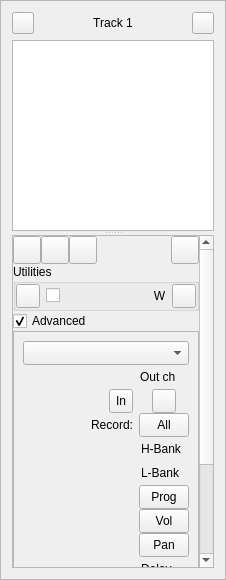
<?xml version="1.0" encoding="UTF-8"?>
<ui version="4.0">
 <class>MidiTrackInfoBase</class>
 <widget class="QFrame" name="MidiTrackInfoBase">
  <property name="geometry">
   <rect>
    <x>0</x>
    <y>0</y>
    <width>226</width>
    <height>580</height>
   </rect>
  </property>
  <property name="sizePolicy">
   <sizepolicy hsizetype="Expanding" vsizetype="Expanding">
    <horstretch>3</horstretch>
    <verstretch>3</verstretch>
   </sizepolicy>
  </property>
  <property name="minimumSize">
   <size>
    <width>20</width>
    <height>24</height>
   </size>
  </property>
  <property name="windowTitle">
   <string>OOMidi: TrackInfo</string>
  </property>
  <property name="frameShape">
   <enum>QFrame::StyledPanel</enum>
  </property>
  <property name="frameShadow">
   <enum>QFrame::Raised</enum>
  </property>
  <layout class="QVBoxLayout" name="verticalLayout_7">
   <item>
    <layout class="QHBoxLayout" name="horizontalLayout_7">
     <property name="topMargin">
      <number>0</number>
     </property>
     <item>
      <widget class="QPushButton" name="btnPrev">
       <property name="maximumSize">
        <size>
         <width>22</width>
         <height>22</height>
        </size>
       </property>
       <property name="text">
        <string/>
       </property>
      </widget>
     </item>
     <item>
      <widget class="QLabel" name="trackNameLabel">
       <property name="sizePolicy">
        <sizepolicy hsizetype="Ignored" vsizetype="Minimum">
         <horstretch>0</horstretch>
         <verstretch>0</verstretch>
        </sizepolicy>
       </property>
       <property name="text">
        <string>Track 1</string>
       </property>
       <property name="alignment">
        <set>Qt::AlignCenter</set>
       </property>
       <property name="wordWrap">
        <bool>true</bool>
       </property>
      </widget>
     </item>
     <item>
      <widget class="QPushButton" name="btnNext">
       <property name="maximumSize">
        <size>
         <width>22</width>
         <height>22</height>
        </size>
       </property>
       <property name="text">
        <string/>
       </property>
      </widget>
     </item>
    </layout>
   </item>
   <item>
    <widget class="QSplitter" name="splitter">
     <property name="orientation">
      <enum>Qt::Vertical</enum>
     </property>
     <widget class="QWidget" name="widget" native="true">
      <layout class="QVBoxLayout" name="verticalLayout_6">
       <property name="spacing">
        <number>3</number>
       </property>
       <property name="margin">
        <number>0</number>
       </property>
       <item>
        <widget class="QTreeView" name="patchList">
         <property name="minimumSize">
          <size>
           <width>150</width>
           <height>150</height>
          </size>
         </property>
         <property name="focusPolicy">
          <enum>Qt::WheelFocus</enum>
         </property>
         <property name="editTriggers">
          <set>QAbstractItemView::NoEditTriggers</set>
         </property>
         <property name="tabKeyNavigation">
          <bool>true</bool>
         </property>
         <property name="alternatingRowColors">
          <bool>true</bool>
         </property>
         <property name="iconSize">
          <size>
           <width>16</width>
           <height>16</height>
          </size>
         </property>
         <property name="textElideMode">
          <enum>Qt::ElideNone</enum>
         </property>
         <property name="verticalScrollMode">
          <enum>QAbstractItemView::ScrollPerPixel</enum>
         </property>
         <property name="sortingEnabled">
          <bool>false</bool>
         </property>
         <property name="animated">
          <bool>true</bool>
         </property>
        </widget>
       </item>
      </layout>
     </widget>
     <widget class="QScrollArea" name="scrollArea">
      <property name="widgetResizable">
       <bool>true</bool>
      </property>
      <widget class="QWidget" name="patchSeqContents">
       <property name="geometry">
        <rect>
         <x>0</x>
         <y>0</y>
         <width>188</width>
         <height>522</height>
        </rect>
       </property>
       <layout class="QVBoxLayout" name="verticalLayout_5">
        <property name="spacing">
         <number>0</number>
        </property>
        <property name="margin">
         <number>0</number>
        </property>
        <item>
         <layout class="QVBoxLayout" name="verticalLayout_2">
          <property name="sizeConstraint">
           <enum>QLayout::SetMinAndMaxSize</enum>
          </property>
          <property name="topMargin">
           <number>0</number>
          </property>
          <item>
           <layout class="QVBoxLayout" name="tableBox">
            <property name="topMargin">
             <number>0</number>
            </property>
            <property name="rightMargin">
             <number>0</number>
            </property>
           </layout>
          </item>
          <item>
           <layout class="QHBoxLayout" name="matrixActions">
            <property name="topMargin">
             <number>0</number>
            </property>
            <item>
             <widget class="QPushButton" name="btnUp">
              <property name="sizePolicy">
               <sizepolicy hsizetype="Fixed" vsizetype="Fixed">
                <horstretch>0</horstretch>
                <verstretch>0</verstretch>
               </sizepolicy>
              </property>
              <property name="minimumSize">
               <size>
                <width>28</width>
                <height>28</height>
               </size>
              </property>
              <property name="maximumSize">
               <size>
                <width>28</width>
                <height>28</height>
               </size>
              </property>
              <property name="focusPolicy">
               <enum>Qt::NoFocus</enum>
              </property>
              <property name="text">
               <string/>
              </property>
             </widget>
            </item>
            <item>
             <widget class="QPushButton" name="btnDown">
              <property name="sizePolicy">
               <sizepolicy hsizetype="Fixed" vsizetype="Fixed">
                <horstretch>0</horstretch>
                <verstretch>0</verstretch>
               </sizepolicy>
              </property>
              <property name="minimumSize">
               <size>
                <width>28</width>
                <height>28</height>
               </size>
              </property>
              <property name="maximumSize">
               <size>
                <width>28</width>
                <height>28</height>
               </size>
              </property>
              <property name="focusPolicy">
               <enum>Qt::NoFocus</enum>
              </property>
              <property name="text">
               <string/>
              </property>
             </widget>
            </item>
            <item>
             <widget class="QPushButton" name="btnCopy">
              <property name="sizePolicy">
               <sizepolicy hsizetype="Fixed" vsizetype="Fixed">
                <horstretch>0</horstretch>
                <verstretch>0</verstretch>
               </sizepolicy>
              </property>
              <property name="minimumSize">
               <size>
                <width>28</width>
                <height>28</height>
               </size>
              </property>
              <property name="maximumSize">
               <size>
                <width>28</width>
                <height>28</height>
               </size>
              </property>
              <property name="focusPolicy">
               <enum>Qt::NoFocus</enum>
              </property>
              <property name="text">
               <string/>
              </property>
              <property name="iconSize">
               <size>
                <width>22</width>
                <height>22</height>
               </size>
              </property>
             </widget>
            </item>
            <item>
             <spacer name="horizontalSpacer_2">
              <property name="orientation">
               <enum>Qt::Horizontal</enum>
              </property>
              <property name="sizeType">
               <enum>QSizePolicy::MinimumExpanding</enum>
              </property>
              <property name="sizeHint" stdset="0">
               <size>
                <width>1</width>
                <height>20</height>
               </size>
              </property>
             </spacer>
            </item>
            <item>
             <widget class="QPushButton" name="btnDelete">
              <property name="sizePolicy">
               <sizepolicy hsizetype="Fixed" vsizetype="Fixed">
                <horstretch>0</horstretch>
                <verstretch>0</verstretch>
               </sizepolicy>
              </property>
              <property name="minimumSize">
               <size>
                <width>28</width>
                <height>28</height>
               </size>
              </property>
              <property name="maximumSize">
               <size>
                <width>28</width>
                <height>28</height>
               </size>
              </property>
              <property name="focusPolicy">
               <enum>Qt::NoFocus</enum>
              </property>
              <property name="text">
               <string/>
              </property>
             </widget>
            </item>
           </layout>
          </item>
          <item>
           <widget class="QGroupBox" name="groupBox">
            <property name="title">
             <string>Utilities</string>
            </property>
            <layout class="QVBoxLayout" name="verticalLayout_4">
             <property name="spacing">
              <number>-1</number>
             </property>
             <property name="margin">
              <number>0</number>
             </property>
             <item>
              <layout class="QVBoxLayout" name="controlsBox">
               <property name="spacing">
                <number>2</number>
               </property>
              </layout>
             </item>
             <item>
              <layout class="QHBoxLayout" name="horizontalLayout_6">
               <property name="topMargin">
                <number>0</number>
               </property>
               <item>
                <widget class="QPushButton" name="btnTranspose">
                 <property name="minimumSize">
                  <size>
                   <width>24</width>
                   <height>24</height>
                  </size>
                 </property>
                 <property name="maximumSize">
                  <size>
                   <width>24</width>
                   <height>24</height>
                  </size>
                 </property>
                 <property name="focusPolicy">
                  <enum>Qt::NoFocus</enum>
                 </property>
                 <property name="toolTip">
                  <string>Toggle on/off transpose globally for all parts in this PianoRoll instance</string>
                 </property>
                 <property name="text">
                  <string/>
                 </property>
                 <property name="checkable">
                  <bool>true</bool>
                 </property>
                </widget>
               </item>
               <item>
                <widget class="QCheckBox" name="chkTranspose">
                 <property name="focusPolicy">
                  <enum>Qt::NoFocus</enum>
                 </property>
                 <property name="toolTip">
                  <string>Toggle transpose mode</string>
                 </property>
                 <property name="text">
                  <string/>
                 </property>
                </widget>
               </item>
               <item>
                <widget class="SpinBox" name="iTransp" native="true">
                 <property name="sizePolicy">
                  <sizepolicy hsizetype="Expanding" vsizetype="Fixed">
                   <horstretch>1</horstretch>
                   <verstretch>0</verstretch>
                  </sizepolicy>
                 </property>
                 <property name="minimumSize">
                  <size>
                   <width>0</width>
                   <height>24</height>
                  </size>
                 </property>
                 <property name="toolTip">
                  <string>Transpose position for the current track</string>
                 </property>
                 <property name="specialValueText" stdset="0">
                  <string>off</string>
                 </property>
                 <property name="maximum" stdset="0">
                  <number>127</number>
                 </property>
                 <property name="minimum" stdset="0">
                  <number>-127</number>
                 </property>
                 <property name="value" stdset="0">
                  <number>1</number>
                 </property>
                </widget>
               </item>
               <item>
                <widget class="QLabel" name="iChanDetectLabel">
                 <property name="sizePolicy">
                  <sizepolicy hsizetype="Expanding" vsizetype="Fixed">
                   <horstretch>0</horstretch>
                   <verstretch>0</verstretch>
                  </sizepolicy>
                 </property>
                 <property name="minimumSize">
                  <size>
                   <width>0</width>
                   <height>0</height>
                  </size>
                 </property>
                 <property name="maximumSize">
                  <size>
                   <width>24</width>
                   <height>24</height>
                  </size>
                 </property>
                 <property name="toolTip">
                  <string>Input detect</string>
                 </property>
                 <property name="whatsThis">
                  <string>Input detect indicator. Detects all note on-off, controller, aftertouch, 
                  program change, and pitchbend (but not sysex or realtime) events 
                  on the selected channels, on the selected midi ports.</string>
                 </property>
                 <property name="text">
                  <string>W</string>
                 </property>
                 <property name="alignment">
                  <set>Qt::AlignCenter</set>
                 </property>
                 <property name="wordWrap">
                  <bool>false</bool>
                 </property>
                </widget>
               </item>
               <item>
                <widget class="QPushButton" name="btnComments">
                 <property name="minimumSize">
                  <size>
                   <width>24</width>
                   <height>24</height>
                  </size>
                 </property>
                 <property name="maximumSize">
                  <size>
                   <width>24</width>
                   <height>24</height>
                  </size>
                 </property>
                 <property name="focusPolicy">
                  <enum>Qt::NoFocus</enum>
                 </property>
                 <property name="toolTip">
                  <string>Toggle on/off canvas comments</string>
                 </property>
                 <property name="text">
                  <string/>
                 </property>
                 <property name="checkable">
                  <bool>true</bool>
                 </property>
                </widget>
               </item>
              </layout>
             </item>
            </layout>
           </widget>
          </item>
          <item>
           <layout class="QHBoxLayout" name="horizontalLayout_3">
            <property name="topMargin">
             <number>0</number>
            </property>
            <item>
             <widget class="QCheckBox" name="chkAdvanced">
              <property name="cursor">
               <cursorShape>PointingHandCursor</cursorShape>
              </property>
              <property name="focusPolicy">
               <enum>Qt::NoFocus</enum>
              </property>
              <property name="text">
               <string>Advanced</string>
              </property>
              <property name="iconSize">
               <size>
                <width>16</width>
                <height>16</height>
               </size>
              </property>
              <property name="checked">
               <bool>true</bool>
              </property>
             </widget>
            </item>
            <item>
             <spacer name="horizontalSpacer">
              <property name="orientation">
               <enum>Qt::Horizontal</enum>
              </property>
              <property name="sizeHint" stdset="0">
               <size>
                <width>40</width>
                <height>20</height>
               </size>
              </property>
             </spacer>
            </item>
           </layout>
          </item>
          <item>
           <widget class="QFrame" name="frame">
            <property name="sizePolicy">
             <sizepolicy hsizetype="Preferred" vsizetype="MinimumExpanding">
              <horstretch>1</horstretch>
              <verstretch>1</verstretch>
             </sizepolicy>
            </property>
            <property name="frameShape">
             <enum>QFrame::StyledPanel</enum>
            </property>
            <property name="frameShadow">
             <enum>QFrame::Raised</enum>
            </property>
            <layout class="QVBoxLayout" name="verticalLayout_3">
             <item>
              <layout class="QGridLayout" name="advGrid" rowstretch="0,0,0,0,0,0,0,0,0,0,0,0,0,0,0,0,0,0,0">
               <property name="sizeConstraint">
                <enum>QLayout::SetMinimumSize</enum>
               </property>
               <property name="verticalSpacing">
                <number>0</number>
               </property>
               <property name="topMargin">
                <number>0</number>
               </property>
               <item row="15" column="1">
                <widget class="SpinBox" name="iVerz" native="true">
                 <property name="sizePolicy">
                  <sizepolicy hsizetype="Expanding" vsizetype="Fixed">
                   <horstretch>1</horstretch>
                   <verstretch>0</verstretch>
                  </sizepolicy>
                 </property>
                 <property name="minimumSize">
                  <size>
                   <width>20</width>
                   <height>24</height>
                  </size>
                 </property>
                 <property name="specialValueText" stdset="0">
                  <string>off</string>
                 </property>
                 <property name="maximum" stdset="0">
                  <number>1000</number>
                 </property>
                 <property name="minimum" stdset="0">
                  <number>-1000</number>
                 </property>
                </widget>
               </item>
               <item row="15" column="2">
                <widget class="QLabel" name="TextLabel10">
                 <property name="sizePolicy">
                  <sizepolicy hsizetype="Minimum" vsizetype="Fixed">
                   <horstretch>0</horstretch>
                   <verstretch>0</verstretch>
                  </sizepolicy>
                 </property>
                 <property name="minimumSize">
                  <size>
                   <width>20</width>
                   <height>24</height>
                  </size>
                 </property>
                 <property name="text">
                  <string>Delay</string>
                 </property>
                 <property name="wordWrap">
                  <bool>false</bool>
                 </property>
                 <property name="indent">
                  <number>2</number>
                 </property>
                </widget>
               </item>
               <item row="16" column="1">
                <widget class="SpinBox" name="iLen" native="true">
                 <property name="sizePolicy">
                  <sizepolicy hsizetype="Expanding" vsizetype="Fixed">
                   <horstretch>1</horstretch>
                   <verstretch>0</verstretch>
                  </sizepolicy>
                 </property>
                 <property name="minimumSize">
                  <size>
                   <width>20</width>
                   <height>24</height>
                  </size>
                 </property>
                 <property name="suffix" stdset="0">
                  <string>%</string>
                 </property>
                 <property name="maximum" stdset="0">
                  <number>200</number>
                 </property>
                 <property name="minimum" stdset="0">
                  <number>25</number>
                 </property>
                 <property name="value" stdset="0">
                  <number>100</number>
                 </property>
                </widget>
               </item>
               <item row="16" column="2">
                <widget class="QLabel" name="TextLabel11">
                 <property name="sizePolicy">
                  <sizepolicy hsizetype="Minimum" vsizetype="Fixed">
                   <horstretch>0</horstretch>
                   <verstretch>0</verstretch>
                  </sizepolicy>
                 </property>
                 <property name="minimumSize">
                  <size>
                   <width>20</width>
                   <height>24</height>
                  </size>
                 </property>
                 <property name="text">
                  <string>Length</string>
                 </property>
                 <property name="wordWrap">
                  <bool>false</bool>
                 </property>
                 <property name="indent">
                  <number>2</number>
                 </property>
                </widget>
               </item>
               <item row="17" column="1">
                <widget class="SpinBox" name="iKompr" native="true">
                 <property name="sizePolicy">
                  <sizepolicy hsizetype="Expanding" vsizetype="Fixed">
                   <horstretch>1</horstretch>
                   <verstretch>0</verstretch>
                  </sizepolicy>
                 </property>
                 <property name="minimumSize">
                  <size>
                   <width>20</width>
                   <height>24</height>
                  </size>
                 </property>
                 <property name="prefix" stdset="0">
                  <string/>
                 </property>
                 <property name="suffix" stdset="0">
                  <string>%</string>
                 </property>
                 <property name="maximum" stdset="0">
                  <number>200</number>
                 </property>
                 <property name="minimum" stdset="0">
                  <number>25</number>
                 </property>
                 <property name="value" stdset="0">
                  <number>100</number>
                 </property>
                </widget>
               </item>
               <item row="17" column="2">
                <widget class="QLabel" name="TextLabel13">
                 <property name="sizePolicy">
                  <sizepolicy hsizetype="Minimum" vsizetype="Fixed">
                   <horstretch>0</horstretch>
                   <verstretch>0</verstretch>
                  </sizepolicy>
                 </property>
                 <property name="minimumSize">
                  <size>
                   <width>50</width>
                   <height>24</height>
                  </size>
                 </property>
                 <property name="maximumSize">
                  <size>
                   <width>50</width>
                   <height>16777215</height>
                  </size>
                 </property>
                 <property name="text">
                  <string>Compr.</string>
                 </property>
                 <property name="wordWrap">
                  <bool>false</bool>
                 </property>
                 <property name="indent">
                  <number>2</number>
                 </property>
                </widget>
               </item>
               <item row="18" column="1">
                <widget class="SpinBox" name="iAnschl" native="true">
                 <property name="sizePolicy">
                  <sizepolicy hsizetype="Minimum" vsizetype="Fixed">
                   <horstretch>1</horstretch>
                   <verstretch>0</verstretch>
                  </sizepolicy>
                 </property>
                 <property name="minimumSize">
                  <size>
                   <width>20</width>
                   <height>24</height>
                  </size>
                 </property>
                 <property name="maximum" stdset="0">
                  <number>127</number>
                 </property>
                 <property name="minimum" stdset="0">
                  <number>-127</number>
                 </property>
                 <property name="value" stdset="0">
                  <number>0</number>
                 </property>
                </widget>
               </item>
               <item row="18" column="2">
                <widget class="QLabel" name="TextLabel12">
                 <property name="sizePolicy">
                  <sizepolicy hsizetype="Minimum" vsizetype="Fixed">
                   <horstretch>0</horstretch>
                   <verstretch>0</verstretch>
                  </sizepolicy>
                 </property>
                 <property name="minimumSize">
                  <size>
                   <width>20</width>
                   <height>24</height>
                  </size>
                 </property>
                 <property name="text">
                  <string>Velocity</string>
                 </property>
                 <property name="wordWrap">
                  <bool>false</bool>
                 </property>
                 <property name="indent">
                  <number>0</number>
                 </property>
                </widget>
               </item>
               <item row="11" column="1">
                <widget class="SpinBox" name="iPan" native="true">
                 <property name="sizePolicy">
                  <sizepolicy hsizetype="Minimum" vsizetype="Fixed">
                   <horstretch>0</horstretch>
                   <verstretch>0</verstretch>
                  </sizepolicy>
                 </property>
                 <property name="minimumSize">
                  <size>
                   <width>20</width>
                   <height>24</height>
                  </size>
                 </property>
                 <property name="toolTip">
                  <string>Change stereo position. Double-click on/off.</string>
                 </property>
                 <property name="whatsThis">
                  <string>Change stereo position. Double-click on/off.</string>
                 </property>
                 <property name="specialValueText" stdset="0">
                  <string>off</string>
                 </property>
                 <property name="maximum" stdset="0">
                  <number>63</number>
                 </property>
                 <property name="minimum" stdset="0">
                  <number>-65</number>
                 </property>
                 <property name="value" stdset="0">
                  <number>-65</number>
                 </property>
                </widget>
               </item>
               <item row="11" column="2">
                <widget class="QToolButton" name="panRecButton">
                 <property name="sizePolicy">
                  <sizepolicy hsizetype="Fixed" vsizetype="Fixed">
                   <horstretch>0</horstretch>
                   <verstretch>0</verstretch>
                  </sizepolicy>
                 </property>
                 <property name="minimumSize">
                  <size>
                   <width>50</width>
                   <height>24</height>
                  </size>
                 </property>
                 <property name="toolTip">
                  <string>Add pan setting to song</string>
                 </property>
                 <property name="text">
                  <string>Pan</string>
                 </property>
                </widget>
               </item>
               <item row="10" column="1">
                <widget class="SpinBox" name="iLautst" native="true">
                 <property name="sizePolicy">
                  <sizepolicy hsizetype="Minimum" vsizetype="Fixed">
                   <horstretch>0</horstretch>
                   <verstretch>0</verstretch>
                  </sizepolicy>
                 </property>
                 <property name="minimumSize">
                  <size>
                   <width>20</width>
                   <height>24</height>
                  </size>
                 </property>
                 <property name="toolTip">
                  <string>Volume. Double-click on/off.</string>
                 </property>
                 <property name="specialValueText" stdset="0">
                  <string>off</string>
                 </property>
                 <property name="maximum" stdset="0">
                  <number>127</number>
                 </property>
                 <property name="minimum" stdset="0">
                  <number>-1</number>
                 </property>
                 <property name="value" stdset="0">
                  <number>-1</number>
                 </property>
                </widget>
               </item>
               <item row="10" column="2">
                <widget class="QToolButton" name="volRecButton">
                 <property name="sizePolicy">
                  <sizepolicy hsizetype="Fixed" vsizetype="Fixed">
                   <horstretch>0</horstretch>
                   <verstretch>0</verstretch>
                  </sizepolicy>
                 </property>
                 <property name="minimumSize">
                  <size>
                   <width>50</width>
                   <height>24</height>
                  </size>
                 </property>
                 <property name="toolTip">
                  <string>Add vol setting to song</string>
                 </property>
                 <property name="text">
                  <string>Vol</string>
                 </property>
                </widget>
               </item>
               <item row="9" column="1">
                <widget class="SpinBox" name="iProgram" native="true">
                 <property name="sizePolicy">
                  <sizepolicy hsizetype="Minimum" vsizetype="Fixed">
                   <horstretch>0</horstretch>
                   <verstretch>0</verstretch>
                  </sizepolicy>
                 </property>
                 <property name="minimumSize">
                  <size>
                   <width>20</width>
                   <height>24</height>
                  </size>
                 </property>
                 <property name="toolTip">
                  <string>Program. Double-click on/off.</string>
                 </property>
                 <property name="specialValueText" stdset="0">
                  <string>off</string>
                 </property>
                 <property name="maximum" stdset="0">
                  <number>128</number>
                 </property>
                 <property name="minimum" stdset="0">
                  <number>0</number>
                 </property>
                 <property name="value" stdset="0">
                  <number>0</number>
                 </property>
                </widget>
               </item>
               <item row="9" column="2">
                <widget class="QToolButton" name="progRecButton">
                 <property name="sizePolicy">
                  <sizepolicy hsizetype="Fixed" vsizetype="Fixed">
                   <horstretch>0</horstretch>
                   <verstretch>0</verstretch>
                  </sizepolicy>
                 </property>
                 <property name="minimumSize">
                  <size>
                   <width>50</width>
                   <height>24</height>
                  </size>
                 </property>
                 <property name="toolTip">
                  <string>Add bank + prog settings to song</string>
                 </property>
                 <property name="text">
                  <string>Prog</string>
                 </property>
                </widget>
               </item>
               <item row="1" column="1" colspan="2">
                <widget class="QComboBox" name="iOutput">
                 <property name="sizePolicy">
                  <sizepolicy hsizetype="Ignored" vsizetype="Fixed">
                   <horstretch>0</horstretch>
                   <verstretch>0</verstretch>
                  </sizepolicy>
                 </property>
                 <property name="minimumSize">
                  <size>
                   <width>0</width>
                   <height>24</height>
                  </size>
                 </property>
                 <property name="toolTip">
                  <string>output port</string>
                 </property>
                </widget>
               </item>
               <item row="2" column="1">
                <widget class="SpinBox" name="iOutputChannel" native="true">
                 <property name="sizePolicy">
                  <sizepolicy hsizetype="Expanding" vsizetype="Fixed">
                   <horstretch>1</horstretch>
                   <verstretch>0</verstretch>
                  </sizepolicy>
                 </property>
                 <property name="minimumSize">
                  <size>
                   <width>20</width>
                   <height>24</height>
                  </size>
                 </property>
                 <property name="toolTip">
                  <string>output channel</string>
                 </property>
                 <property name="whatsThis">
                  <string>all midi events are sent to this output channel</string>
                 </property>
                 <property name="maximum" stdset="0">
                  <number>16</number>
                 </property>
                 <property name="minimum" stdset="0">
                  <number>1</number>
                 </property>
                </widget>
               </item>
               <item row="6" column="1">
                <layout class="QHBoxLayout" name="horizontalLayout_2">
                 <property name="topMargin">
                  <number>0</number>
                 </property>
                 <item>
                  <widget class="QLabel" name="textLabel1">
                   <property name="sizePolicy">
                    <sizepolicy hsizetype="Minimum" vsizetype="Fixed">
                     <horstretch>0</horstretch>
                     <verstretch>0</verstretch>
                    </sizepolicy>
                   </property>
                   <property name="minimumSize">
                    <size>
                     <width>20</width>
                     <height>24</height>
                    </size>
                   </property>
                   <property name="text">
                    <string>Record:</string>
                   </property>
                   <property name="alignment">
                    <set>Qt::AlignRight|Qt::AlignTrailing|Qt::AlignVCenter</set>
                   </property>
                   <property name="wordWrap">
                    <bool>false</bool>
                   </property>
                  </widget>
                 </item>
                </layout>
               </item>
               <item row="6" column="2">
                <widget class="QToolButton" name="recordButton">
                 <property name="sizePolicy">
                  <sizepolicy hsizetype="Fixed" vsizetype="Fixed">
                   <horstretch>0</horstretch>
                   <verstretch>0</verstretch>
                  </sizepolicy>
                 </property>
                 <property name="minimumSize">
                  <size>
                   <width>50</width>
                   <height>24</height>
                  </size>
                 </property>
                 <property name="toolTip">
                  <string>Add all settings to song</string>
                 </property>
                 <property name="text">
                  <string>All</string>
                 </property>
                </widget>
               </item>
               <item row="7" column="1">
                <widget class="SpinBox" name="iHBank" native="true">
                 <property name="sizePolicy">
                  <sizepolicy hsizetype="Minimum" vsizetype="Fixed">
                   <horstretch>0</horstretch>
                   <verstretch>0</verstretch>
                  </sizepolicy>
                 </property>
                 <property name="minimumSize">
                  <size>
                   <width>20</width>
                   <height>24</height>
                  </size>
                 </property>
                 <property name="toolTip">
                  <string>Bank Select MSB. Double-click on/off.</string>
                 </property>
                 <property name="specialValueText" stdset="0">
                  <string>off</string>
                 </property>
                 <property name="maximum" stdset="0">
                  <number>128</number>
                 </property>
                 <property name="minimum" stdset="0">
                  <number>0</number>
                 </property>
                 <property name="value" stdset="0">
                  <number>0</number>
                 </property>
                </widget>
               </item>
               <item row="7" column="2">
                <widget class="QLabel" name="TextLabel4">
                 <property name="sizePolicy">
                  <sizepolicy hsizetype="Minimum" vsizetype="Fixed">
                   <horstretch>0</horstretch>
                   <verstretch>0</verstretch>
                  </sizepolicy>
                 </property>
                 <property name="minimumSize">
                  <size>
                   <width>50</width>
                   <height>24</height>
                  </size>
                 </property>
                 <property name="maximumSize">
                  <size>
                   <width>50</width>
                   <height>16777215</height>
                  </size>
                 </property>
                 <property name="lineWidth">
                  <number>1</number>
                 </property>
                 <property name="text">
                  <string>H-Bank</string>
                 </property>
                 <property name="wordWrap">
                  <bool>false</bool>
                 </property>
                 <property name="margin">
                  <number>0</number>
                 </property>
                 <property name="indent">
                  <number>2</number>
                 </property>
                </widget>
               </item>
               <item row="8" column="1">
                <widget class="SpinBox" name="iLBank" native="true">
                 <property name="sizePolicy">
                  <sizepolicy hsizetype="Minimum" vsizetype="Fixed">
                   <horstretch>0</horstretch>
                   <verstretch>0</verstretch>
                  </sizepolicy>
                 </property>
                 <property name="minimumSize">
                  <size>
                   <width>20</width>
                   <height>24</height>
                  </size>
                 </property>
                 <property name="toolTip">
                  <string>Bank Select LSB. Double-click on/off.</string>
                 </property>
                 <property name="specialValueText" stdset="0">
                  <string>off</string>
                 </property>
                 <property name="maximum" stdset="0">
                  <number>128</number>
                 </property>
                 <property name="minimum" stdset="0">
                  <number>0</number>
                 </property>
                 <property name="value" stdset="0">
                  <number>0</number>
                 </property>
                </widget>
               </item>
               <item row="8" column="2">
                <widget class="QLabel" name="TextLabel5">
                 <property name="sizePolicy">
                  <sizepolicy hsizetype="Minimum" vsizetype="Fixed">
                   <horstretch>0</horstretch>
                   <verstretch>0</verstretch>
                  </sizepolicy>
                 </property>
                 <property name="minimumSize">
                  <size>
                   <width>50</width>
                   <height>24</height>
                  </size>
                 </property>
                 <property name="maximumSize">
                  <size>
                   <width>50</width>
                   <height>16777215</height>
                  </size>
                 </property>
                 <property name="lineWidth">
                  <number>1</number>
                 </property>
                 <property name="text">
                  <string>L-Bank</string>
                 </property>
                 <property name="wordWrap">
                  <bool>false</bool>
                 </property>
                 <property name="margin">
                  <number>0</number>
                 </property>
                 <property name="indent">
                  <number>2</number>
                 </property>
                </widget>
               </item>
               <item row="3" column="2">
                <layout class="QHBoxLayout" name="horizontalLayout">
                 <property name="sizeConstraint">
                  <enum>QLayout::SetFixedSize</enum>
                 </property>
                 <item>
                  <widget class="QToolButton" name="recEchoButton">
                   <property name="sizePolicy">
                    <sizepolicy hsizetype="Fixed" vsizetype="Fixed">
                     <horstretch>0</horstretch>
                     <verstretch>0</verstretch>
                    </sizepolicy>
                   </property>
                   <property name="minimumSize">
                    <size>
                     <width>24</width>
                     <height>24</height>
                    </size>
                   </property>
                   <property name="maximumSize">
                    <size>
                     <width>24</width>
                     <height>24</height>
                    </size>
                   </property>
                   <property name="toolTip">
                    <string>MIDI Thru</string>
                   </property>
                   <property name="whatsThis">
                    <string>Pass input events through ('thru') to output.</string>
                   </property>
                   <property name="checkable">
                    <bool>true</bool>
                   </property>
                  </widget>
                 </item>
                </layout>
               </item>
               <item row="3" column="1">
                <layout class="QHBoxLayout" name="horizontalLayout_4">
                 <property name="sizeConstraint">
                  <enum>QLayout::SetMinimumSize</enum>
                 </property>
                 <item>
                  <spacer name="horizontalSpacer_3">
                   <property name="orientation">
                    <enum>Qt::Horizontal</enum>
                   </property>
                   <property name="sizeHint" stdset="0">
                    <size>
                     <width>40</width>
                     <height>20</height>
                    </size>
                   </property>
                  </spacer>
                 </item>
                 <item>
                  <widget class="QToolButton" name="iRButton">
                   <property name="sizePolicy">
                    <sizepolicy hsizetype="Fixed" vsizetype="Fixed">
                     <horstretch>0</horstretch>
                     <verstretch>0</verstretch>
                    </sizepolicy>
                   </property>
                   <property name="minimumSize">
                    <size>
                     <width>24</width>
                     <height>24</height>
                    </size>
                   </property>
                   <property name="maximumSize">
                    <size>
                     <width>24</width>
                     <height>24</height>
                    </size>
                   </property>
                   <property name="toolTip">
                    <string>input routing</string>
                   </property>
                   <property name="text">
                    <string>In</string>
                   </property>
                  </widget>
                 </item>
                </layout>
               </item>
               <item row="2" column="2">
                <widget class="QLabel" name="TextLabel2">
                 <property name="sizePolicy">
                  <sizepolicy hsizetype="Minimum" vsizetype="Fixed">
                   <horstretch>0</horstretch>
                   <verstretch>0</verstretch>
                  </sizepolicy>
                 </property>
                 <property name="minimumSize">
                  <size>
                   <width>20</width>
                   <height>24</height>
                  </size>
                 </property>
                 <property name="text">
                  <string>Out ch</string>
                 </property>
                 <property name="wordWrap">
                  <bool>false</bool>
                 </property>
                 <property name="margin">
                  <number>0</number>
                 </property>
                 <property name="indent">
                  <number>1</number>
                 </property>
                </widget>
               </item>
               <item row="13" column="1">
                <layout class="QHBoxLayout" name="horizontalLayout_5">
                 <property name="topMargin">
                  <number>0</number>
                 </property>
                </layout>
               </item>
              </layout>
             </item>
             <item>
              <spacer name="verticalSpacer">
               <property name="orientation">
                <enum>Qt::Vertical</enum>
               </property>
               <property name="sizeHint" stdset="0">
                <size>
                 <width>20</width>
                 <height>40</height>
                </size>
               </property>
              </spacer>
             </item>
            </layout>
           </widget>
          </item>
         </layout>
        </item>
       </layout>
       <zorder></zorder>
      </widget>
     </widget>
    </widget>
   </item>
  </layout>
 </widget>
 <customwidgets>
  <customwidget>
   <class>SpinBox</class>
   <extends>QWidget</extends>
   <header location="global">spinbox.h</header>
  </customwidget>
 </customwidgets>
 <resources/>
 <connections/>
</ui>
